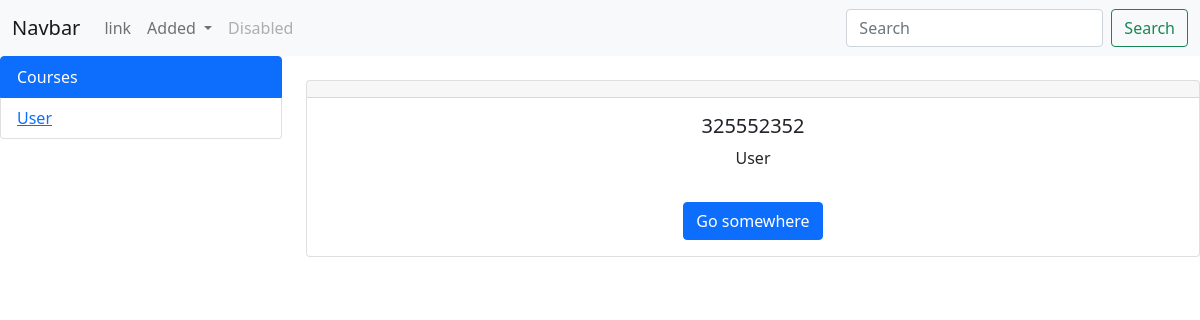
/, run on an earlier commit of the app's database.
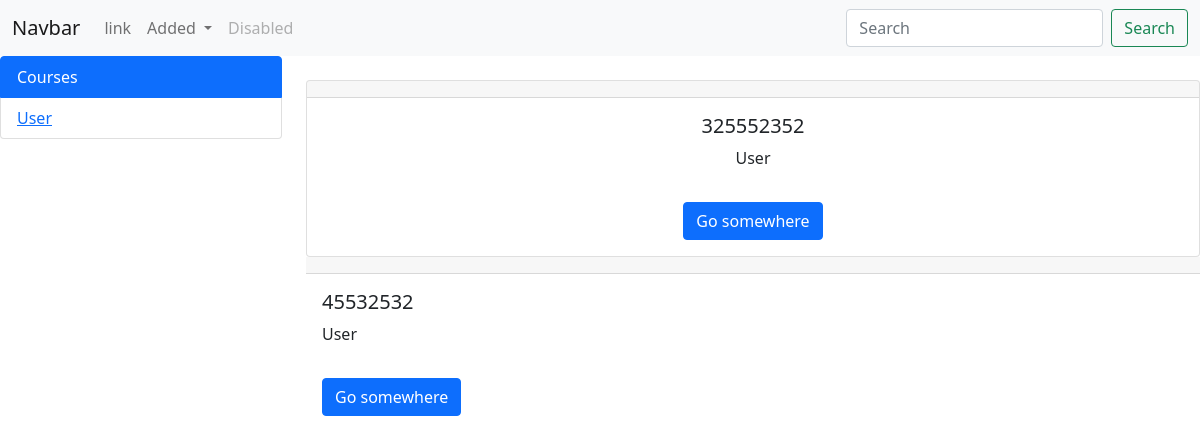
And on a later commit of the database.
### configapp/models.py (models this page shows, shortened)
class Fan(models.Model):
    title = models.CharField(max_length=255)
    def __str__(self):
        return self.title

class Student(models.Model):
    full_name = models.CharField(max_length=255)
    phone_number = models.CharField(max_length=15)
    address = models.TextField()
    fan = models.ForeignKey(Fan, on_delete=models.CASCADE)
    teacher = models.ForeignKey(Teacher, on_delete=models.CASCADE)

### configapp/views.py (the view)
# urls.py: path('',index,name='home'),
def index(request):
    fans = Fan.objects.all()
    students = Student.objects.all()
    context = {
        "fans":fans,
        "students":students
    }
    return render(request,'index.html',context=context)

### configapp/templates/index.html (shortened to what this page needs)
<!DOCTYPE html>
<html lang="en">
<head>
    <link href="https://cdn.jsdelivr.net/npm/bootstrap@5.0.2/dist/css/bootstrap.min.css" rel="stylesheet"
>
</head>
<body>
<nav class="navbar navbar-expand-lg navbar-light bg-light">
  <div class="container-fluid">
    <a class="navbar-brand" href="#">Navbar</a>
    <div class="collapse navbar-collapse" id="navbarSupportedContent">
      <ul class="navbar-nav me-auto mb-2 mb-lg-0">
        <li class="nav-item">
          <a class="nav-link" href="#">link</a>
        </li>
        <li class="nav-item dropdown">
          <a class="nav-link dropdown-toggle" href="#" id="navbarDropdown" role="button" data-bs-toggle="dropdown"
             aria-expanded="false">
            Added
          </a>
        </li>
        <li class="nav-item">
          <a class="nav-link disabled" href="#" tabindex="-1" aria-disabled="true">Disabled</a>
        </li>
      </ul>
      <form class="d-flex">
        <input class="form-control me-2" type="search" placeholder="Search" aria-label="Search">
        <button class="btn btn-outline-success" type="submit">Search</button>
      </form>
    </div>
  </div>
</nav>
<div class="row">
  <div class="col-3">
    <ul class="list-group">
      <li class="list-group-item active" aria-current="true">Courses</li>
      {% for item in fans %}
          <li class="list-group-item">
              <a href="{% url 'filtering' item.id %}">{{ item.title }}</a>
          </li>
      {% endfor %}
    </ul>
  </div>
  <div class="col-9">
    <div class="card text-center mt-4">
      {% for item in students %}
      <div class="card-header">{{item.first_name}}</div>
      <div class="card-body">
        <h5 class="card-title">{{item.phone_number}}</h5>
        <p class="card-text">{{item.adress}}  {{item.fan}}  {{item.teacher}}</p>
        <a href="#" class="btn btn-primary mt-3">Go somewhere</a>
        </div>
      </div>
      {% endfor %}
    </div>
  </div>
</body>
</html>

What changed in the data, as far as the page shows it:
added Student: phone_number "45532532", fan "User"
